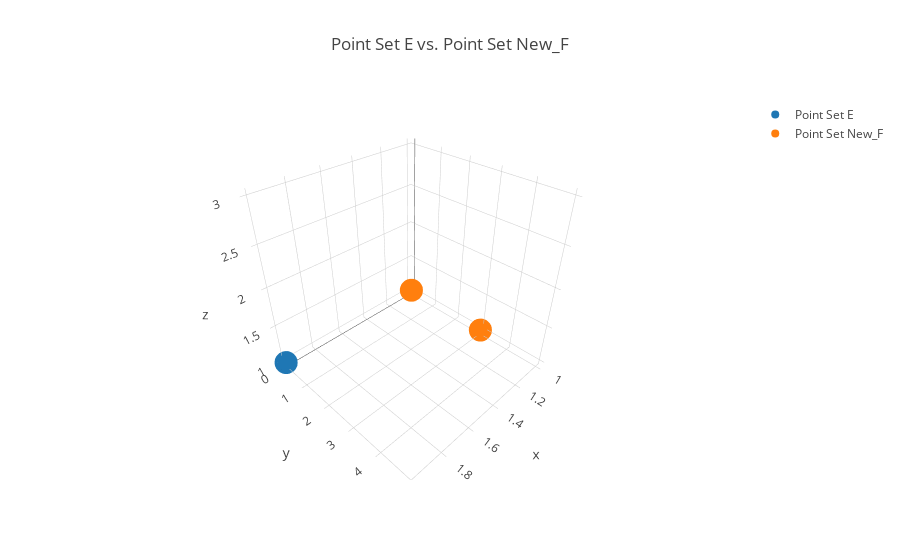

The cell this chart's notebook holds for it:
### Code cell
trace_1 = go.Scatter3d(
    x = E[:, 0],
    y = E[:, 1],
    z = E[:, 2],
    mode = 'markers', 
    name = 'Point Set E'
)

trace_2 = go.Scatter3d(
    x = new_F[:, 0],
    y = new_F[:, 1],
    z = new_F[:, 2],
    mode = 'markers', 
    name = 'Point Set New_F'
)

data = go.Data([trace_1, trace_2])
layout = go.Layout(
    title = 'Point Set E vs. Point Set New_F')

figure = go.Figure(data = data, layout = layout)
iplot(figure)

### Figure 1 — Plotly figure (JSON) as saved in the notebook; plotly's stock layout.template omitted (floating-point values rounded to 4 significant figures)
{"data": [{"mode": "markers", "name": "Point Set E", "type": "scatter3d", "x": [1, 2, 2], "y": [3, 5, 0], "z": [1, 3, 1]}, {"mode": "markers", "name": "Point Set New_F", "type": "scatter3d", "x": [1, 2, 1], "y": [3, 5, 3], "z": [1, 3, 1]}], "layout": {"title": "Point Set E vs. Point Set New_F"}}
